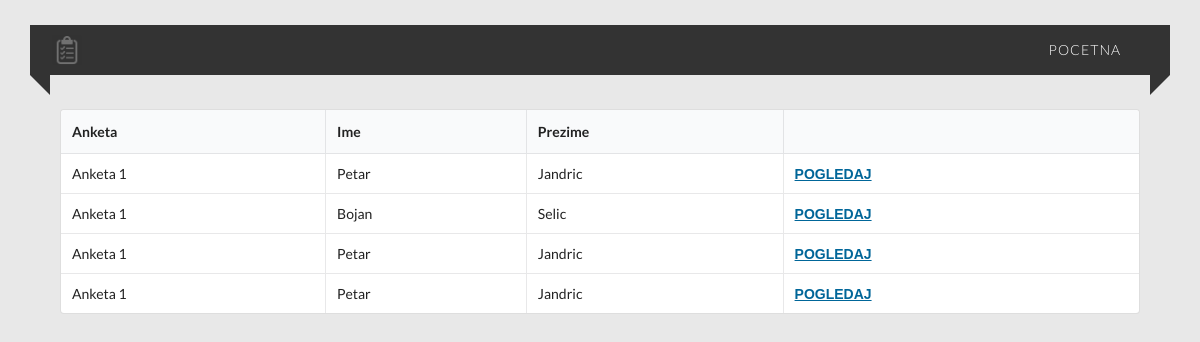
The app's page /ankete2/pregled.php?ida=51 with its own data.
### tables this page shows
CREATE TABLE `ispitanik_anketa` (
  `idPopunjavanje` int(11) NOT NULL,
  `idAnketa` int(11) NOT NULL,
  `username` varchar(20) NOT NULL,
  `rezultat` json NOT NULL,
  `popunjena` int(11) NOT NULL COMMENT '0-nije , 1-popunio',
  `tipPopunjavanja` tinyint(4) NOT NULL DEFAULT '1' COMMENT '0-anonimna, 1-personalizovana'
);

CREATE TABLE `anketa` (
  `idAnketa` int(11) NOT NULL,
  `naziv` varchar(100) NOT NULL,
  `datum_pocetka` date NOT NULL,
  `datum_kraja` date NOT NULL,
  `autor` varchar(40) NOT NULL,
  `anonimna` tinyint(4) NOT NULL COMMENT '0-nije,1-jeste',
  `broj_strana` smallint(6) NOT NULL DEFAULT '1',
  `blokirana` tinyint(4) NOT NULL DEFAULT '0'
);

CREATE TABLE `listic_anketa` (
  `idListic` int(11) NOT NULL,
  `idAnketa` int(11) NOT NULL,
  `ime` varchar(40) NOT NULL,
  `rezultat` json NOT NULL,
  `prezime` varchar(40) NOT NULL,
  `anonimna` tinyint(4) NOT NULL
);

### ankete2/inc/database.php (called while the page is built, shortened)
<?php
$dbHost = 'localhost';
$dbUser = 'root';
$dbPass = '';
$dbName = 'ankete2';
$dbConn = new mysqli($dbHost, $dbUser, $dbPass, $dbName);
function qq($q) {
    global $dbConn;
    return $dbConn->query($q);
}
?>

### ankete2/pregled.php (the view, shortened to what this page needs)
<?php
require_once('inc/database.php');
require_once('header.php');
if(isset($_GET['ida'])){
    $ida=$_GET['ida'];
    $q="SELECT * FROM ispitanik_anketa INNER JOIN anketa ON ispitanik_anketa.idAnketa=anketa.idAnketa  WHERE ispitanik_anketa.idAnketa='".$ida."';";
    $q4="SELECT * FROM listic_anketa INNER JOIN anketa ON listic_anketa.idAnketa=anketa.idAnketa  WHERE listic_anketa.idAnketa='".$ida."';";
    $qr=qq($q);
    $qr4=qq($q4);
    ?>
    <table class="ui celled  table " id="tabelapregled">
        <thead>
        <tr>
            <th>Anketa</th>
            <th>Ime</th>
            <th>Prezime</th>
            <th></th>
        </tr>
        </thead>
        <tbody>
        <?php
        if($qr->num_rows>0){
            while($n=$qr->fetch_assoc()){
                $q1="SELECT * FROM ispitanik WHERE username='".$n['username']."' UNION SELECT * FROM sluzbenik WHERE username='".$n['username']."' UNION SELECT * FROM autor WHERE username='".$n['username']."';";
                $qr1=qq($q1);
                $n1=$qr1->fetch_assoc();
                ?>
                <tr>
                    <td><?php echo $n['naziv']; ?></td>
                    <?php
                    $anon=0;
                    if($n['anonimna']==1){
                        $anon=1;
                        ?>
                        <td>Anonimno</td>
                        <td>Anonimno</td>
                    <?php
                    }else{?>
                    <td><?php echo $n1['ime']; ?></td>
                    <td><?php echo $n1['prezime']; ?></td>
                    <?php }?>
                    <td><button class="ui button linkdugme"  ida='<?php echo $n['idAnketa']; ?>' idpp='<?php echo $n['idPopunjavanje']; ?>' tip='2' anon="<?php echo $anon; ?>">POGLEDAJ</button>
                    </td>
                </tr>
                <?php
            }
        }
        if($qr4->num_rows>0){
            while($n=$qr4->fetch_assoc()){
                ?>
                <tr>
                    <td><?php echo $n['naziv']; ?></td>
                    <?php
                    $anon=0;
                    if($n['anonimna']==1){
                        $anon=1;
                        ?>
                        <td>Anonimno</td>
                        <td>Anonimno</td>
                        <?php
                    }else{?>
                        <td><?php echo $n['ime']; ?></td>
                        <td><?php echo $n['prezime']; ?></td>
                    <?php }?>
                    <td><button class="ui button linkdugme"  ida='<?php echo $n['idAnketa']; ?>' idpp='<?php echo $n['idListic']; ?>' tip='1' anon="<?php echo $anon; ?>">POGLEDAJ</button>
                    </td>
                </tr>
                <?php
            }
        }
        ?>
        </tbody>
    </table>
    <?php
}

### ankete2/stilovi1/stilovi1.css (style rules this page uses)
* { margin: 0; padding: 0; outline: 0; box-sizing: border-box; }
body { -webkit-background-size:cover; background-size:cover; background-position: center center; height: 100vh; }
.linkdugme { background: none!important; border: none !important; padding: 0!important; font-family: arial, sans-serif !important; color: #069 !important; text-decoration: underline !important; cursor: pointer !important; }

### records on screen
ispitanik_anketa: idAnketa.naziv "Anketa 1", ime "Petar", prezime "Jandric"
ispitanik_anketa: idAnketa.naziv "Anketa 1", ime "Bojan", prezime "Selic"
listic_anketa: idAnketa.naziv "Anketa 1", ime "Petar", prezime "Jandric"
listic_anketa: idAnketa.naziv "Anketa 1", ime "Petar", prezime "Jandric"
